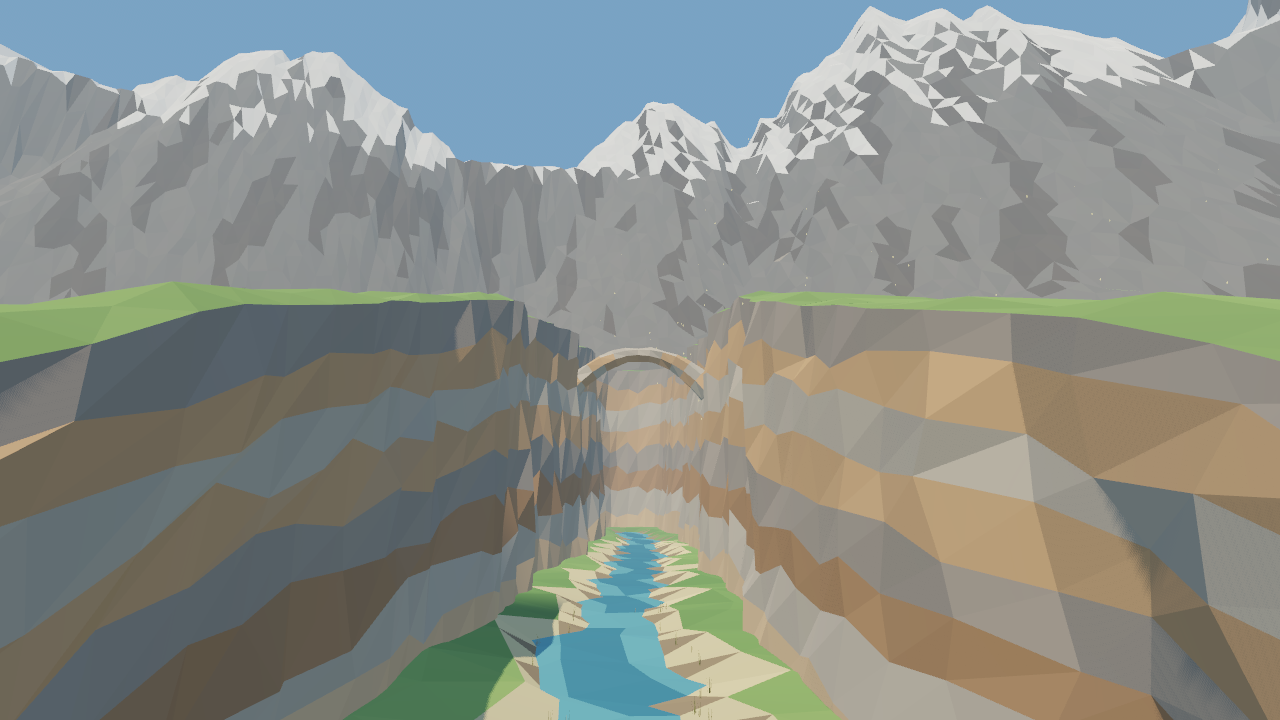
#> input picture soaring-godot-claude-opus-5.5/unity/docs/fog-investigation/raw/baseline/canyon.png, 1280 x 720 px
$ python -i compose_fog_investigation.py   (imports and definitions only)
#> lines starting #> are read from the running program, lines starting #| are printed output that depends on the picture
#> further down, picture is the input picture: PIL image 1280x720 RGB; mean R, G, B 137, 141.7, 135.9
#!/usr/bin/env python3
"""Native-pixel fog/tone-map ablation comparisons and verification."""
from pathlib import Path
import hashlib,json
from PIL import Image,ImageDraw,ImageFont,ImageChops,ImageStat
ROOT=Path(__file__).resolve().parents[1]
OUT=ROOT/'docs/fog-investigation'
MODES=['baseline','no-fog','linear','no-fog-linear']
LABELS=['Original: fog + Filmic','Fog off; Filmic retained','Fog retained; Linear tone mapping','Fog off + Linear tone mapping']
BG='#112529';INK='#f3f1e5';MUTED='#b6c8c6'
def font(size):return ImageFont.truetype('/System/Library/Fonts/Avenir Next.ttc',size)
def sha(path):return hashlib.sha256(path.read_bytes()).hexdigest()
def stats(im):
    hsv=ImageStat.Stat(im.convert('HSV'))
    gray=ImageStat.Stat(im.convert('L'))
    r,g,b=im.split();largest=ImageChops.lighter(ImageChops.lighter(r,g),b)
#> after `r, g, b = im.split()`:
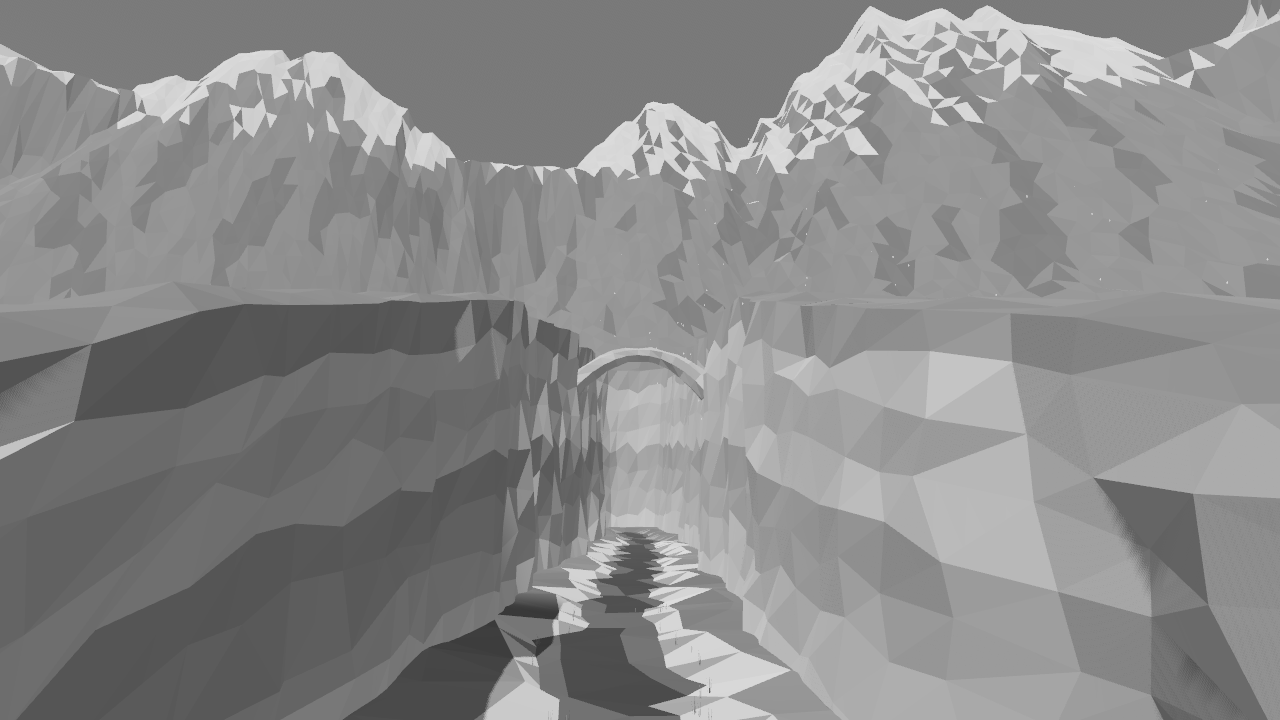
#> r: PIL image 1280x720 L; min 54, max 225, mean 137
#> after `r, g, b = im.split()`:
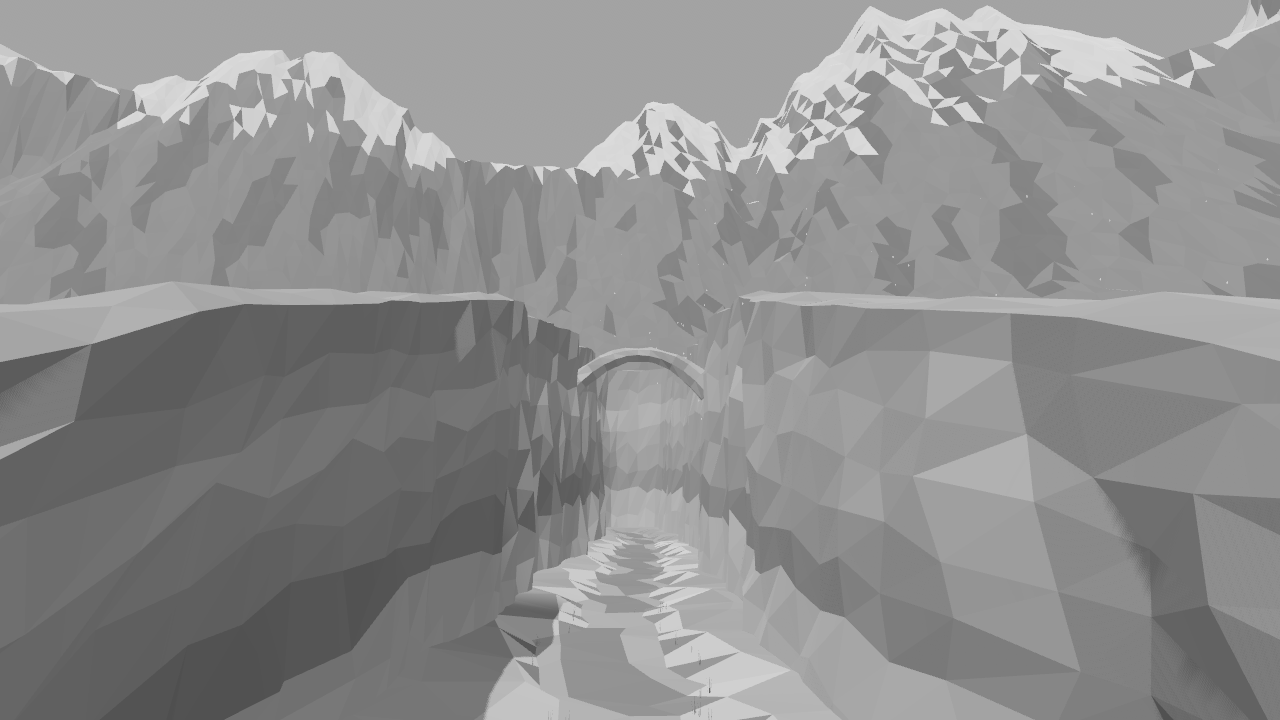
#> g: PIL image 1280x720 L; min 79, max 225, mean 141.7
#> after `r, g, b = im.split()`:
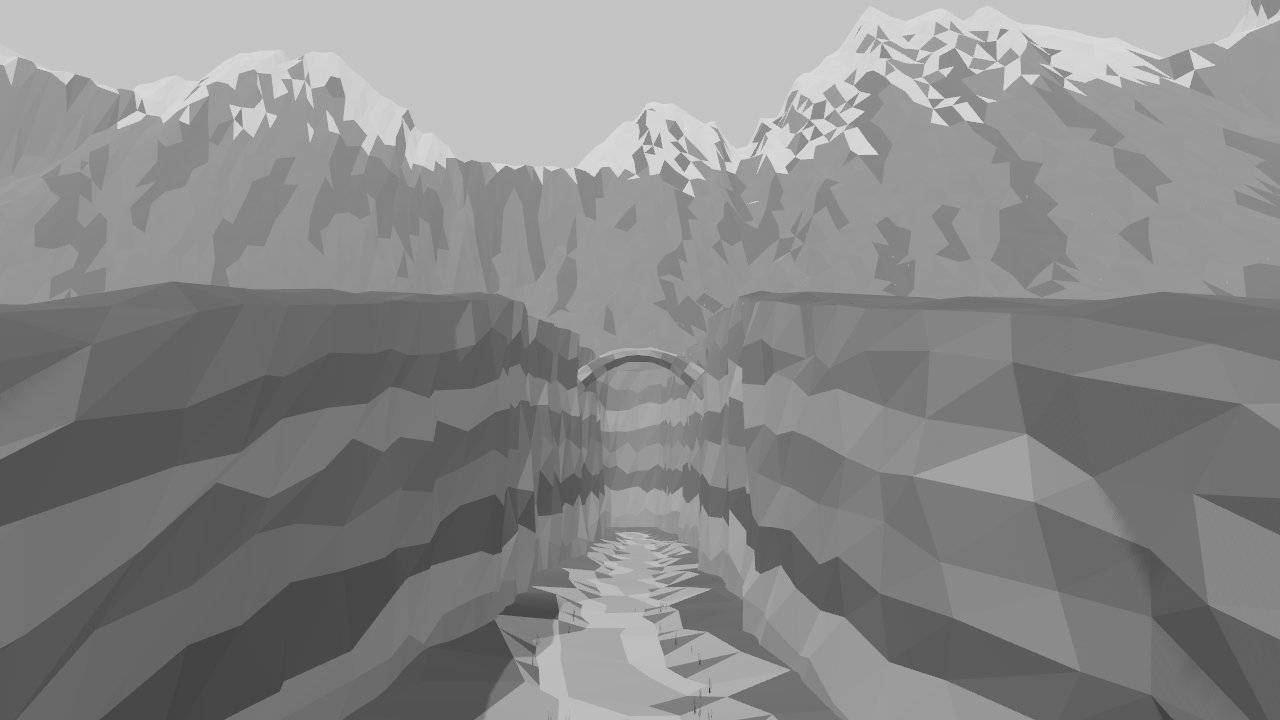
#> b: PIL image 1280x720 L; min 56, max 222, mean 135.9
#> after `largest = ImageChops.lighter(ImageChops.lighter(r, g), b)`:
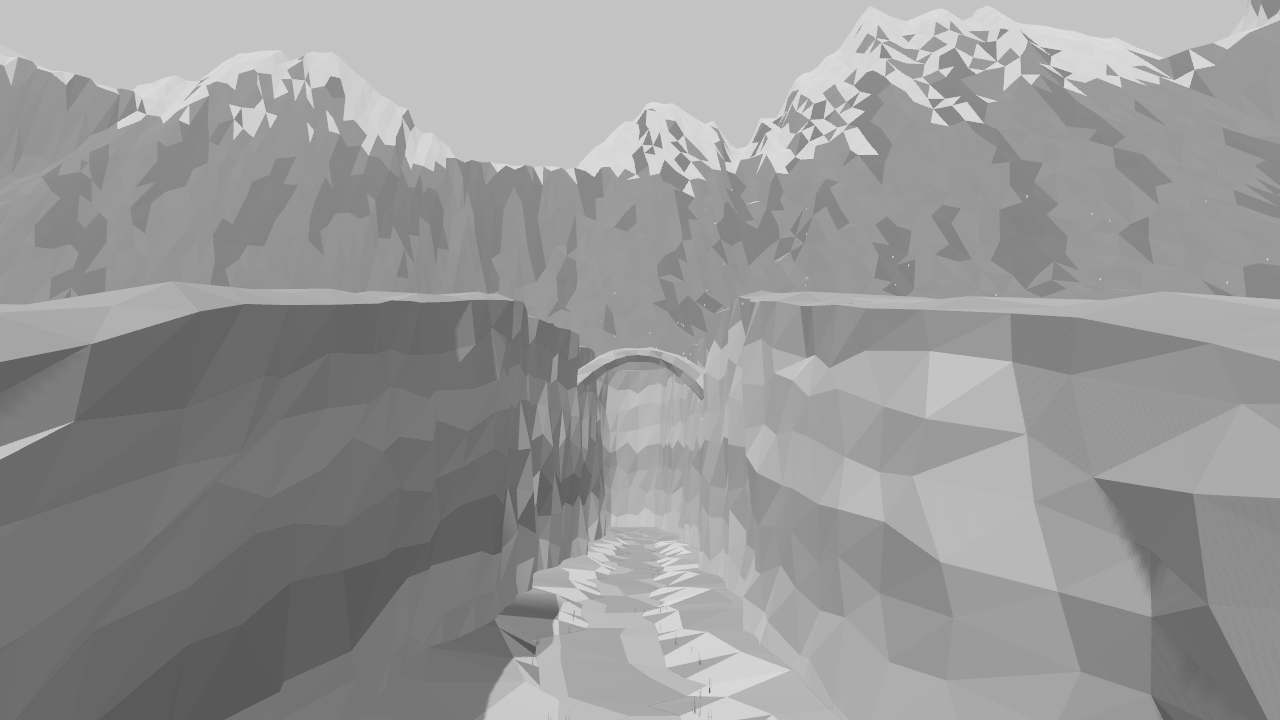
#> largest: PIL image 1280x720 L; min 86, max 225, mean 150.7
    clipped=largest.histogram()[255]/(im.width*im.height)
#> clipped = 0
    return {'meanSaturation':round(hsv.mean[1]/255,4),'meanLuma':round(gray.mean[0]/255,4),'lumaStdDev':round(gray.stddev[0]/255,4),'pixelsWithClippedChannel':round(clipped,5)}
def metrics(a,b):
    diff=ImageChops.difference(a,b)
    return {'meanAbsoluteRGBDifference':round(sum(ImageStat.Stat(diff).mean)/3,4),'maxChannelDifference':max(x[1] for x in diff.getextrema())}
# [39 lines left out: function main, not called in this run]
# [1 line not run here, left out]

>>> from PIL import Image
>>> picture = Image.open('../docs/fog-investigation/raw/baseline/canyon.png')
>>> result = stats(picture)
#> result = {'meanSaturation': 0.167, 'meanLuma': 0.548, 'lumaStdDev': 0.113, 'pixelsWithClippedChannel': 0}

$ run again, on soaring-godot-claude-opus-5.5/unity/docs/fog-investigation/raw/baseline-control/forest.png
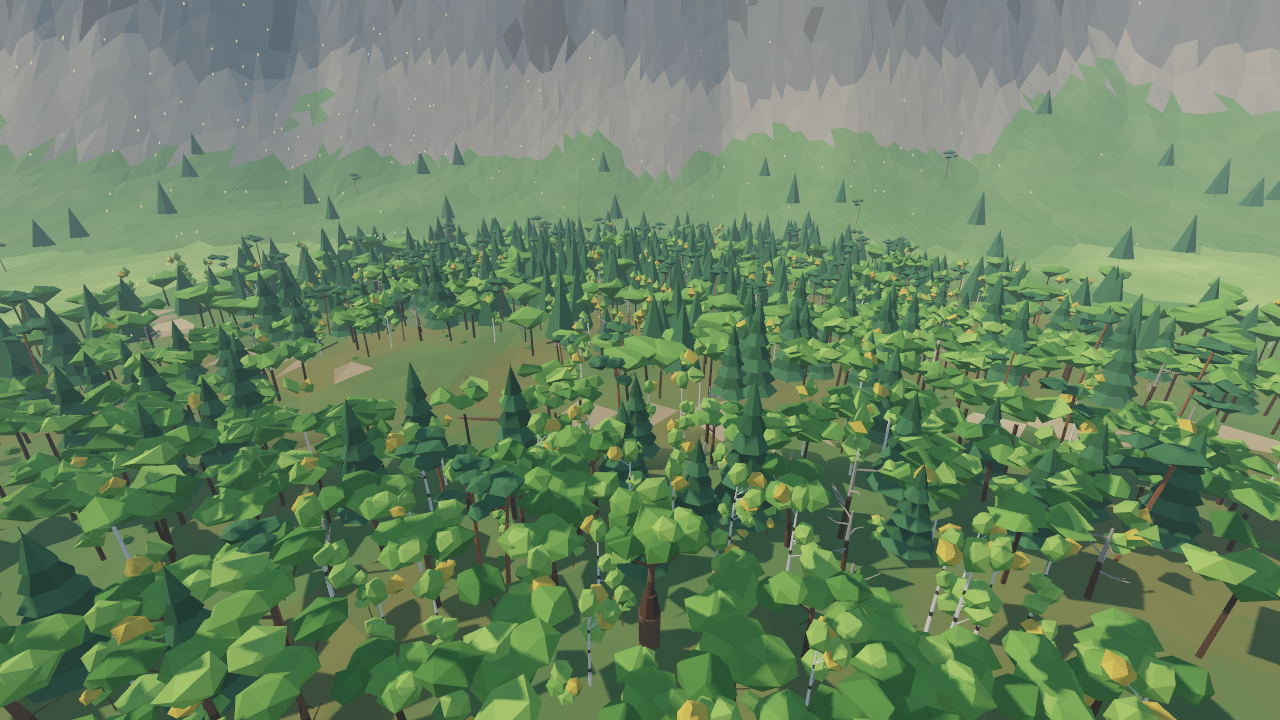
#> input picture soaring-godot-claude-opus-5.5/unity/docs/fog-investigation/raw/baseline-control/forest.png, 1280 x 720 px
#> picture is the input picture: PIL image 1280x720 RGB; mean R, G, B 104, 131.6, 97.8
#> in stats, `r, g, b = im.split()`:
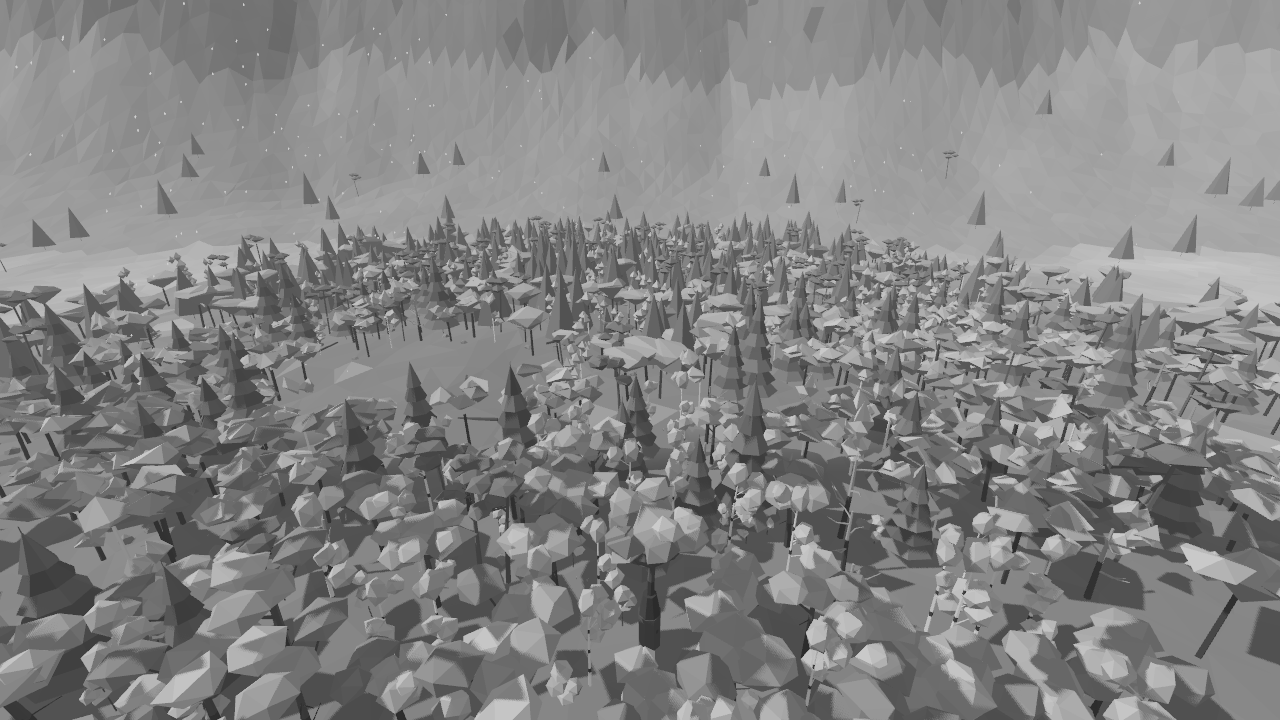
#> g: PIL image 1280x720 L; min 42, max 208, mean 131.6
#> in stats, `r, g, b = im.split()`:
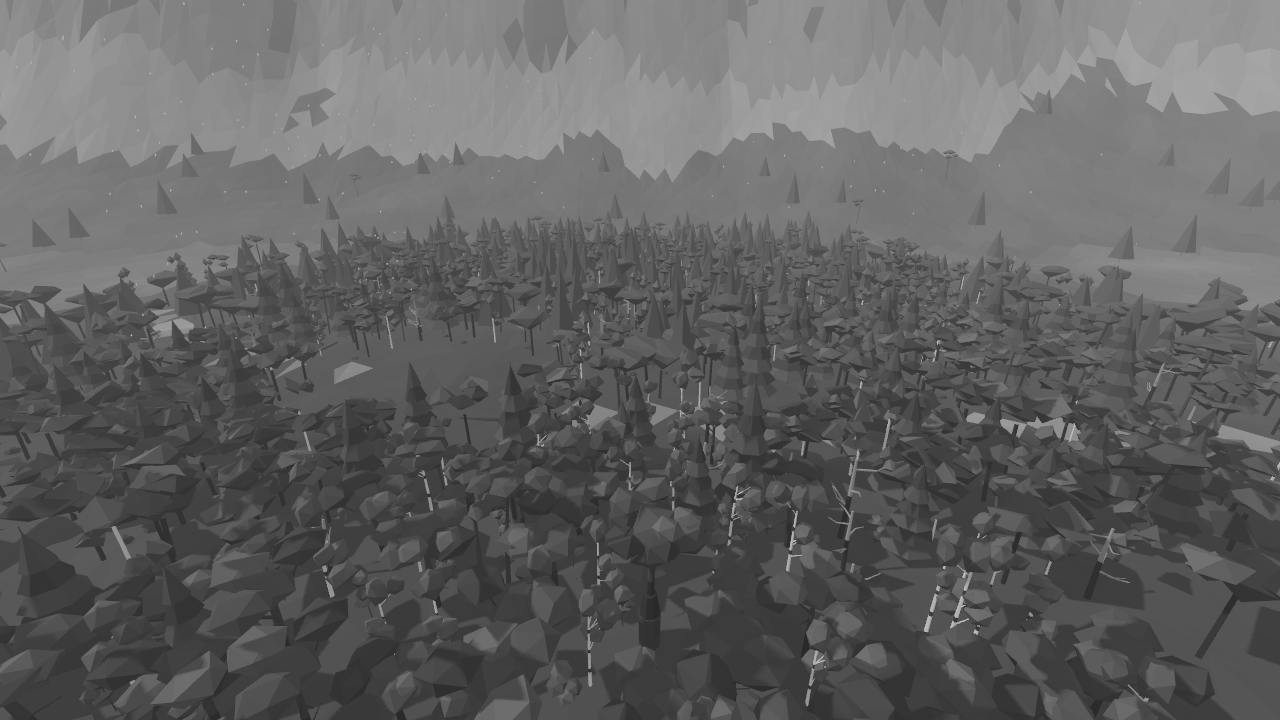
#> b: PIL image 1280x720 L; min 40, max 198, mean 97.8
#> clipped = 0
#> result = {'meanSaturation': 0.303, 'meanLuma': 0.469, 'lumaStdDev': 0.126, 'pixelsWithClippedChannel': 0}

$ run again, on soaring-godot-claude-opus-5.5/unity/docs/fog-investigation/raw/baseline-control/lake.png
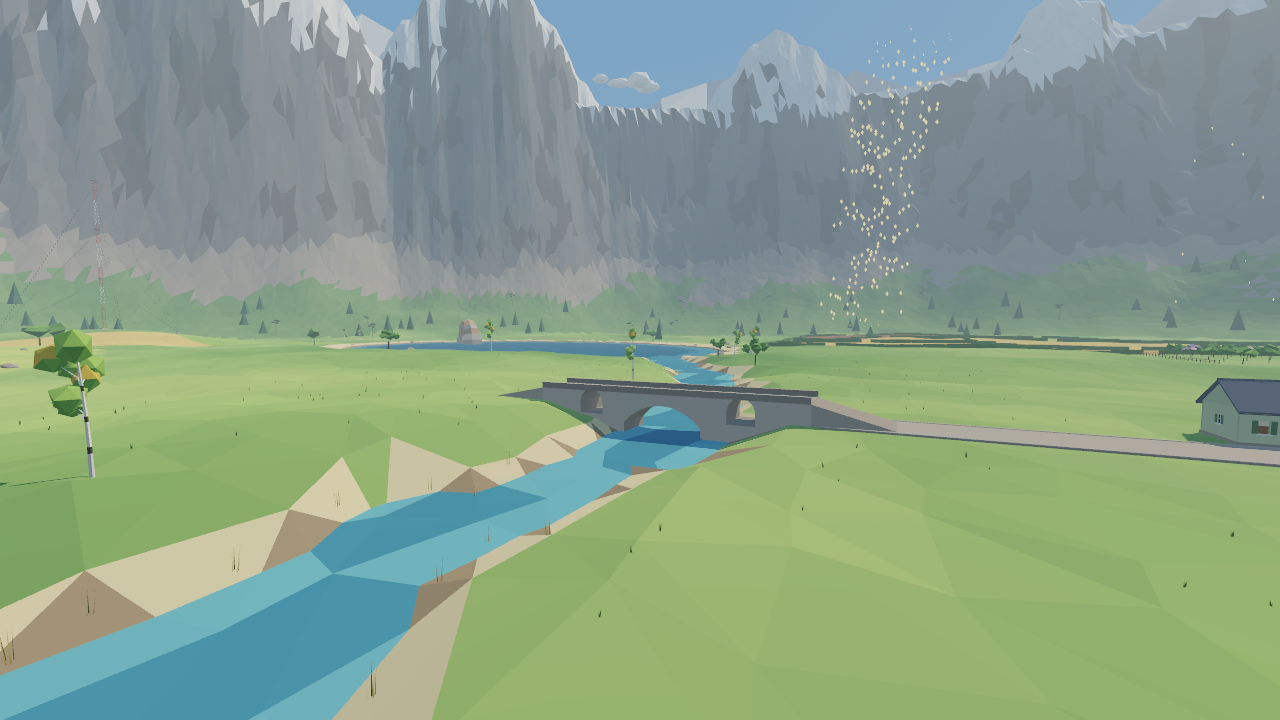
#> input picture soaring-godot-claude-opus-5.5/unity/docs/fog-investigation/raw/baseline-control/lake.png, 1280 x 720 px
#> picture is the input picture: PIL image 1280x720 RGB; mean R, G, B 137.2, 160.3, 138
#> in stats, `r, g, b = im.split()`:
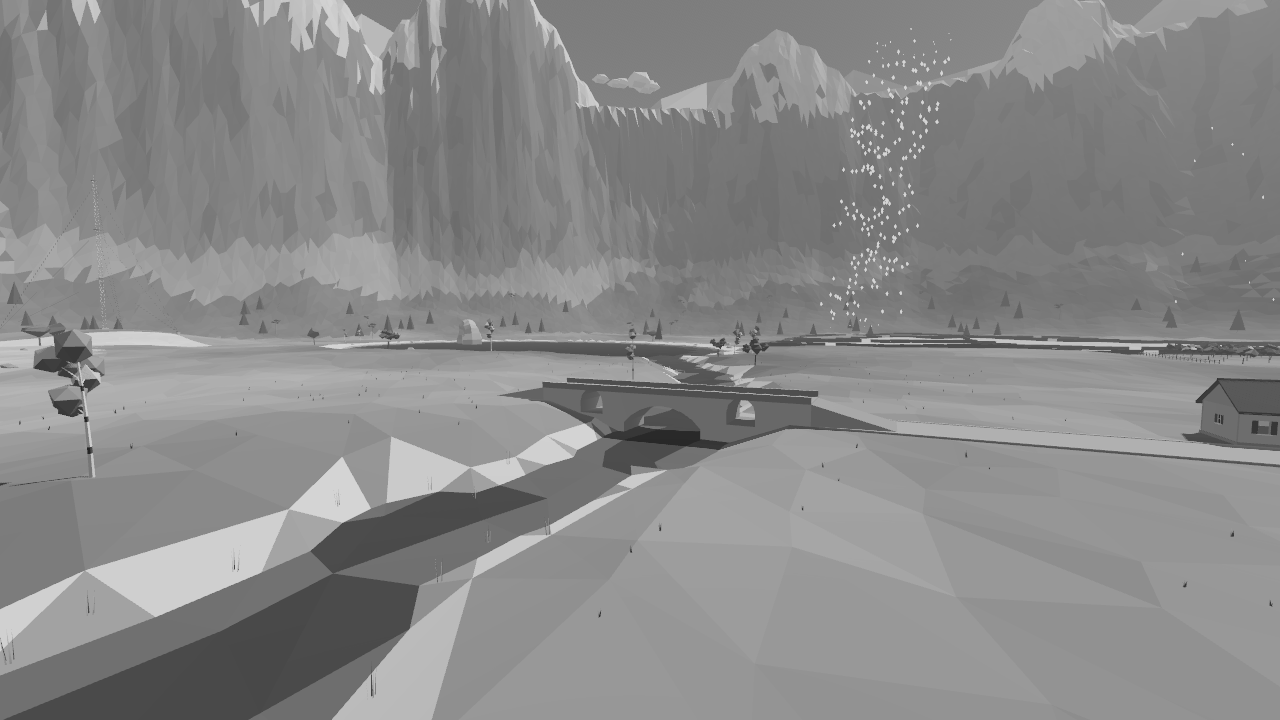
#> r: PIL image 1280x720 L; min 37, max 217, mean 137.2
#> in stats, `largest = ImageChops.lighter(ImageChops.lighter(r, g), b)`:
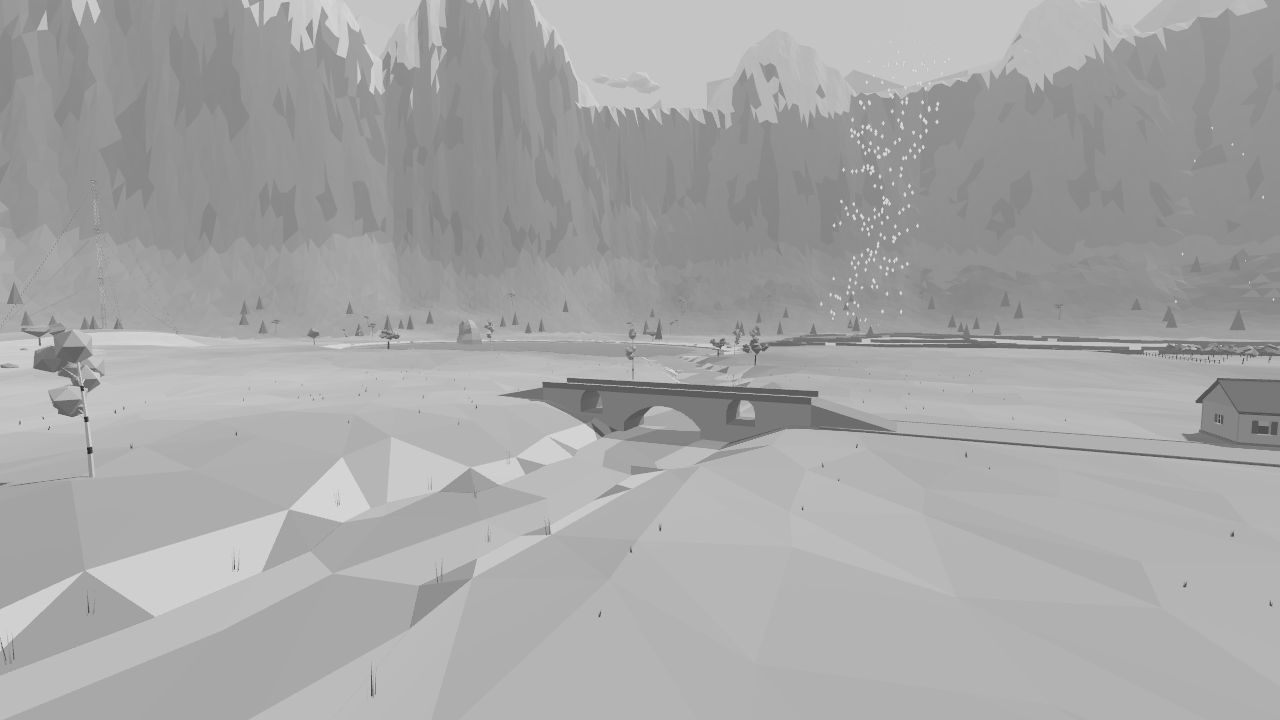
#> largest: PIL image 1280x720 L; min 46, max 217, mean 166
#> clipped = 0
#> result = {'meanSaturation': 0.258, 'meanLuma': 0.592, 'lumaStdDev': 0.0756, 'pixelsWithClippedChannel': 0}
